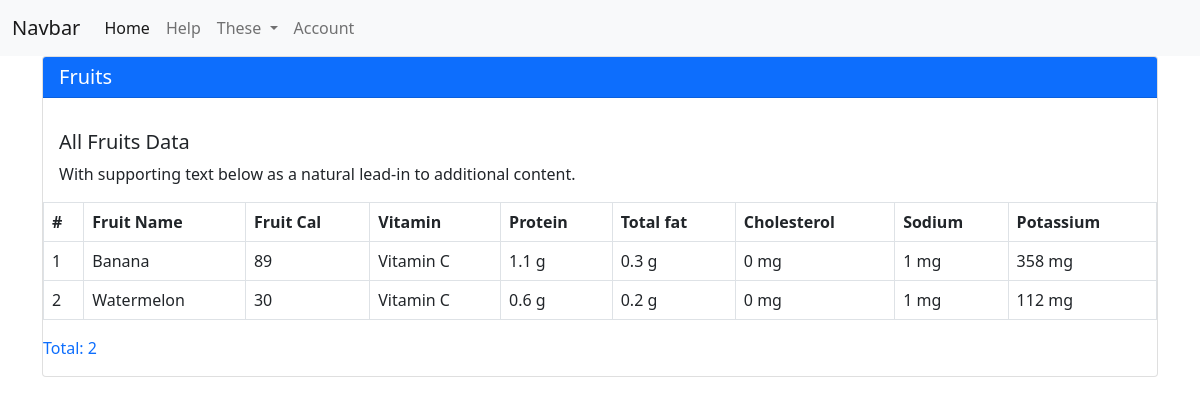
The app's page /buahtable.php with its own data.
### tables this page shows
CREATE TABLE `apeshit3` (
  `numbr` int(11) NOT NULL,
  `fruit_name` varchar(300) NOT NULL,
  `fruit_calories` varchar(255) NOT NULL,
  `vitamin_fruits` enum('Vitamin A',' Vitamin B','Vitamin C','Vitamin D','Vitamin E','Vitamin K') NOT NULL,
  `Protein` varchar(100) NOT NULL,
  `Total_Fat` varchar(80) NOT NULL,
  `Cholesterol` varchar(80) NOT NULL,
  `Sodium` varchar(80) NOT NULL,
  `Potassium` varchar(80) NOT NULL
);

### buahtable.php (the view, shortened to what this page needs)
<?php
include "inc/server.php";
$sql = "SELECT * FROM `apeshit3`";
$result = $conn->query($sql);
?>
 <nav class="navbar navbar-expand-lg navbar-light bg-light">
  <div class="container-fluid">
    <a class="navbar-brand" href="#">Navbar</a>
    <div class="collapse navbar-collapse" id="navbarSupportedContent">
      <ul class="navbar-nav me-auto mb-2 mb-lg-0">
        <li class="nav-item">
          <a class="nav-link active" aria-current="page" href="indexgoogle.php">Home</a>
        </li>
        <li class="nav-item">
          <a class="nav-link" href="Help.php">Help</a>
        </li>
        <li class="nav-item dropdown">
          <a class="nav-link dropdown-toggle" href="#" id="navbarDropdown" role="button" data-bs-toggle="dropdown" aria-expanded="false">
            These
          </a>
        </li>
        <li class="nav-item">
          <a class="nav-link" href="logingoogle.php" tabindex="-1" aria-disabled="true">Account</a>
        </li>
      </ul>
    </div>
  </div>
</nav>
<div class="container">
<div class="card">
  <h5 class="card-header text-white bg-primary mb-3">Fruits</h5>
  <div class="card-body">
    <h5 class="card-title">All Fruits Data</h5>
    <p class="card-text">With supporting text below as a natural lead-in to additional content.</p>
  </div>
    <table class="table table-bordered">
      <thead class="thead-dark">
        <tr>
            <th scope="col">#</th>
            <th scope="col">Fruit Name</th>
            <th scope="col">Fruit Cal</th>
            <th scope="col">Vitamin</th>
            <th scope="col">Protein</th>
            <th scope="col">Total fat</th>
            <th scope="col">Cholesterol</th>
            <th scope="col">Sodium</th>
            <th scope="col">Potassium</th>
        </tr>
      </thead>
      <tbody>
        <?php
        $no = 1;
        if ($result->num_rows > 0) {
          while ($row = $result->fetch_assoc()) {
        ?>
              <tr>
                <td><?php echo $no++; ?></td>
                <td><?php echo $row['fruit_name'] ?></td>
                <td><?php echo $row['fruit_calories'] ?></td>
                <td><?php echo $row['vitamin_fruits'] ?></td>
                <td><?php echo $row['Protein'] ?></td>
                <td><?php echo $row['Total_Fat'] ?></td>
                <td><?php echo $row['Cholesterol'] ?></td>
                <td><?php echo $row['Sodium'] ?></td>
                <td><?php echo $row['Potassium'] ?></td>
              </tr>
        <?php }
        }
        ?>
      </tbody>
    </table>
    <p class="text-primary">Total: <?php echo mysqli_num_rows($result) ?></p>
</div>
</div>
<link href="https://cdn.jsdelivr.net/npm/bootstrap@5.0.0-beta1/dist/css/bootstrap.min.css" rel="stylesheet">

### records on screen
apeshit3: fruit_name "Banana", fruit_calories "89", vitamin_fruits "Vitamin C", Protein "1.1 g", Total_Fat "0.3 g", Cholesterol "0 mg", Sodium "1 mg", Potassium "358 mg"
apeshit3: fruit_name "Watermelon", fruit_calories "30", vitamin_fruits "Vitamin C", Protein "0.6 g", Total_Fat "0.2 g", Cholesterol "0 mg", Sodium "1 mg", Potassium "112 mg"

### other values on screen
mysqli_num_rows($result) "2"
